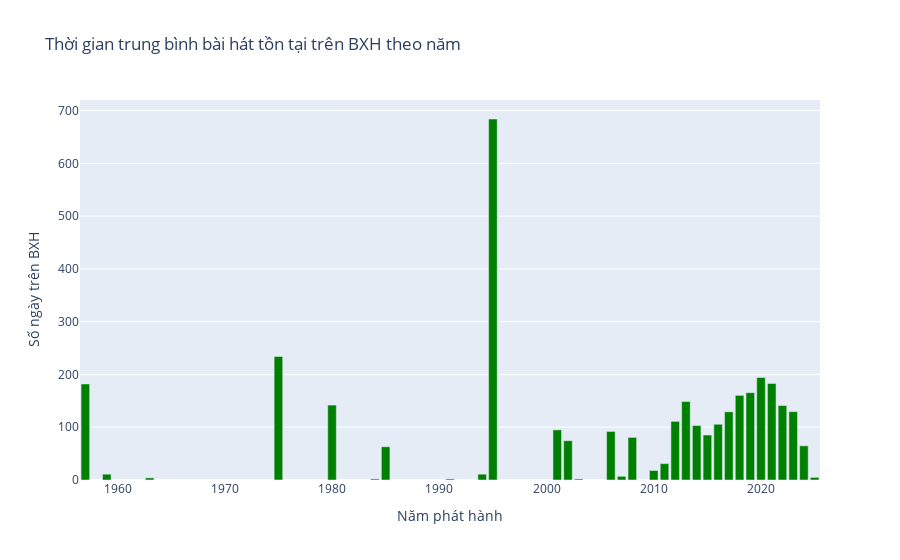

Write notebook code for a chart like this one.
### Markdown cell above
Từ đây, ta sẽ vẽ biểu đồ thể hiện thời gian trung bình các bài hát trụ lại trên bảng xếp hạng theo từng năm, trong đó các cột được sử dụng để biểu diễn số ngày trụ lại trung bình của các bài hát ra mắt trong mỗi năm.

### Code cell
# Vẽ biểu đồ
fig = px.bar(yearly_avg_days, 
             x='release_year', 
             y='days_on_chart', 
             title="Thời gian trung bình bài hát tồn tại trên BXH theo năm",
             labels={'release_year': 'Năm phát hành', 'days_on_chart': 'Số ngày trên BXH'})

fig.update_traces(marker_color='green')
fig.write_image('../images/bar_avg_days.svg', format='svg', engine='kaleido')
fig.show()

### Figure 1 — Plotly figure (JSON) as saved in the notebook; plotly's stock layout.template omitted (floating-point values rounded to 4 significant figures)
{"data": [{"hovertemplate": "Năm phát hành=%{x}<br>Số ngày trên BXH=%{y}<extra></extra>", "legendgroup": "", "marker": {"color": "green", "pattern": {"shape": ""}}, "name": "", "orientation": "v", "showlegend": false, "textposition": "auto", "type": "bar", "x": [1957, 1959, 1963, 1975, 1980, 1984, 1985, 1991, 1994, 1995, 2001, 2002, 2003, 2006, 2007, 2008, 2010, 2011, 2012, 2013, 2014, 2015, 2016, 2017, 2018, 2019, 2020, 2021, 2022, 2023, 2024, 2025], "xaxis": "x", "y": [182.0, 11.0, 4.0, 234.0, 142.0, 2.0, 63.0, 2.0, 11.0, 684.0, 95.0, 74.5, 2.0, 92.0, 7.0, 80.71, 18.0, 31.0, 111.1, 148.7, 103.2, 85.23, 105.6, 129.2, 160.4, 165.5, 194.2, 183.0, 141.1, 129.4, 64.78, 5.0], "yaxis": "y"}], "layout": {"barmode": "relative", "legend": {"tracegroupgap": 0}, "title": {"text": "Thời gian trung bình bài hát tồn tại trên BXH theo năm"}, "xaxis": {"anchor": "y", "domain": [0, 1], "title": {"text": "Năm phát hành"}}, "yaxis": {"anchor": "x", "domain": [0, 1], "title": {"text": "Số ngày trên BXH"}}}}
